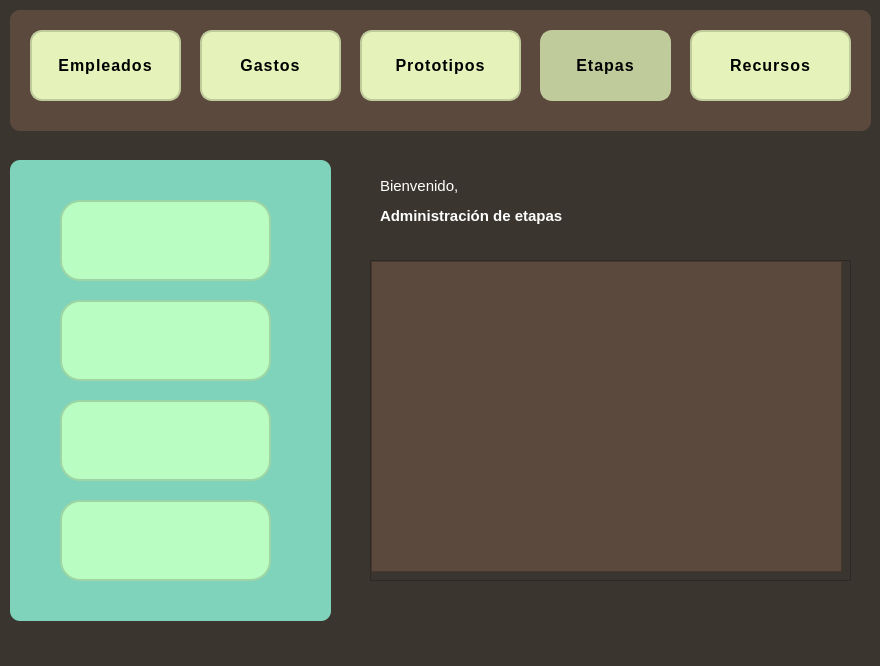
<?xml version="1.0" encoding="UTF-8"?>
<ui version="4.0">
 <class>MainWindow</class>
 <widget class="QMainWindow" name="MainWindow">
  <property name="geometry">
   <rect>
    <x>0</x>
    <y>0</y>
    <width>880</width>
    <height>666</height>
   </rect>
  </property>
  <property name="windowTitle">
   <string>MainWindow</string>
  </property>
  <property name="styleSheet">
   <string notr="true">color:white;
background-color: rgb(58, 53, 47);
</string>
  </property>
  <property name="labelUsuario" stdset="0">
   <string/>
  </property>
  <widget class="QWidget" name="centralwidget">
   <widget class="QLabel" name="label">
    <property name="geometry">
     <rect>
      <x>380</x>
      <y>200</y>
      <width>221</width>
      <height>31</height>
     </rect>
    </property>
    <property name="maximumSize">
     <size>
      <width>16777215</width>
      <height>31</height>
     </size>
    </property>
    <property name="styleSheet">
     <string notr="true">font: 15px;
font-family: 'Open Sans', Arial, sans-serif;
color: white;
font-weight: bold;</string>
    </property>
    <property name="text">
     <string>Administración de etapas</string>
    </property>
   </widget>
   <widget class="QFrame" name="frame">
    <property name="geometry">
     <rect>
      <x>10</x>
      <y>10</y>
      <width>861</width>
      <height>121</height>
     </rect>
    </property>
    <property name="styleSheet">
     <string notr="true">QFrame{
background-color: rgb(92, 73, 61);
border-radius: 10px;
}

QPushButton {
    background-color: #e5f3ba;
    border: 2px solid rgb(192, 203, 155);
    border-radius: 12px;
    padding: 12px 20px;
    font-family: 'Open Sans', Arial, sans-serif;
    font-size: 16px;
    font-weight: 600;
    letter-spacing: 1px;
    text-transform: uppercase;
}
QPushButton:hover {
    background-color:  rgb(192, 203, 155);
}
QPushButton:pressed {
    background-color: #e5f3ba;
}


</string>
    </property>
    <property name="frameShape">
     <enum>QFrame::StyledPanel</enum>
    </property>
    <property name="frameShadow">
     <enum>QFrame::Raised</enum>
    </property>
    <widget class="QPushButton" name="btnEmpleados">
     <property name="geometry">
      <rect>
       <x>20</x>
       <y>20</y>
       <width>151</width>
       <height>71</height>
      </rect>
     </property>
     <property name="styleSheet">
      <string notr="true">color:black;</string>
     </property>
     <property name="text">
      <string>Empleados</string>
     </property>
    </widget>
    <widget class="QPushButton" name="btnGastos">
     <property name="geometry">
      <rect>
       <x>190</x>
       <y>20</y>
       <width>141</width>
       <height>71</height>
      </rect>
     </property>
     <property name="styleSheet">
      <string notr="true">color:black;</string>
     </property>
     <property name="text">
      <string>Gastos</string>
     </property>
    </widget>
    <widget class="QPushButton" name="btnProto">
     <property name="geometry">
      <rect>
       <x>350</x>
       <y>20</y>
       <width>161</width>
       <height>71</height>
      </rect>
     </property>
     <property name="styleSheet">
      <string notr="true">color:black;</string>
     </property>
     <property name="text">
      <string>Prototipos</string>
     </property>
    </widget>
    <widget class="QPushButton" name="btnEtapas">
     <property name="geometry">
      <rect>
       <x>530</x>
       <y>20</y>
       <width>131</width>
       <height>71</height>
      </rect>
     </property>
     <property name="styleSheet">
      <string notr="true">background-color: rgb(192, 203, 155);
color:black;</string>
     </property>
     <property name="text">
      <string>Etapas</string>
     </property>
    </widget>
    <widget class="QPushButton" name="btnRecursos">
     <property name="geometry">
      <rect>
       <x>680</x>
       <y>20</y>
       <width>161</width>
       <height>71</height>
      </rect>
     </property>
     <property name="styleSheet">
      <string notr="true">color:black;</string>
     </property>
     <property name="text">
      <string>Recursos</string>
     </property>
    </widget>
   </widget>
   <widget class="QLabel" name="labelusu">
    <property name="geometry">
     <rect>
      <x>380</x>
      <y>170</y>
      <width>291</width>
      <height>31</height>
     </rect>
    </property>
    <property name="styleSheet">
     <string notr="true">font: 15px;
font-family: 'Open Sans', Arial, sans-serif;
color: white</string>
    </property>
    <property name="text">
     <string>Bienvenido,</string>
    </property>
   </widget>
   <widget class="QFrame" name="frame_2">
    <property name="geometry">
     <rect>
      <x>10</x>
      <y>160</y>
      <width>321</width>
      <height>461</height>
     </rect>
    </property>
    <property name="styleSheet">
     <string notr="true">QFrame{
background-color: #80d3bb;
border-radius: 10px;
}

QPushButton {
        background-color: #bafdc2;
        font-family: &quot;Arial&quot;;
        font-size: 14px;
        font-weight: bold; 
		border-radius: 20px;
		 border: 2px solid rgb(157, 213, 164);

}

QPushButton:hover {
    background-color: rgb(157, 213, 164);
}
QPushButton:pressed {
    background-color: rgb(0, 95, 0);
    border-color: rgb(0, 85, 0);
}
</string>
    </property>
    <property name="frameShape">
     <enum>QFrame::StyledPanel</enum>
    </property>
    <property name="frameShadow">
     <enum>QFrame::Raised</enum>
    </property>
    <widget class="QPushButton" name="btnAddEtapas">
     <property name="geometry">
      <rect>
       <x>50</x>
       <y>40</y>
       <width>211</width>
       <height>81</height>
      </rect>
     </property>
     <property name="cursor">
      <cursorShape>PointingHandCursor</cursorShape>
     </property>
     <property name="styleSheet">
      <string notr="true"/>
     </property>
     <property name="text">
      <string/>
     </property>
     <property name="icon">
      <iconset>
       <normaloff>imagenes/validacion.png</normaloff>imagenes/validacion.png</iconset>
     </property>
     <property name="iconSize">
      <size>
       <width>70</width>
       <height>70</height>
      </size>
     </property>
    </widget>
    <widget class="QPushButton" name="btnDelete">
     <property name="geometry">
      <rect>
       <x>50</x>
       <y>140</y>
       <width>211</width>
       <height>81</height>
      </rect>
     </property>
     <property name="cursor">
      <cursorShape>PointingHandCursor</cursorShape>
     </property>
     <property name="styleSheet">
      <string notr="true"/>
     </property>
     <property name="text">
      <string/>
     </property>
     <property name="icon">
      <iconset>
       <normaloff>imagenes/papel-arrugado.png</normaloff>imagenes/papel-arrugado.png</iconset>
     </property>
     <property name="iconSize">
      <size>
       <width>70</width>
       <height>70</height>
      </size>
     </property>
    </widget>
    <widget class="QPushButton" name="btnEdit">
     <property name="geometry">
      <rect>
       <x>50</x>
       <y>240</y>
       <width>211</width>
       <height>81</height>
      </rect>
     </property>
     <property name="cursor">
      <cursorShape>PointingHandCursor</cursorShape>
     </property>
     <property name="styleSheet">
      <string notr="true"/>
     </property>
     <property name="text">
      <string/>
     </property>
     <property name="icon">
      <iconset>
       <normaloff>imagenes/cuadernos.png</normaloff>imagenes/cuadernos.png</iconset>
     </property>
     <property name="iconSize">
      <size>
       <width>70</width>
       <height>70</height>
      </size>
     </property>
    </widget>
    <widget class="QPushButton" name="btninspect">
     <property name="geometry">
      <rect>
       <x>50</x>
       <y>340</y>
       <width>211</width>
       <height>81</height>
      </rect>
     </property>
     <property name="cursor">
      <cursorShape>PointingHandCursor</cursorShape>
     </property>
     <property name="text">
      <string/>
     </property>
     <property name="icon">
      <iconset>
       <normaloff>imagenes/etapas.png</normaloff>imagenes/etapas.png</iconset>
     </property>
     <property name="iconSize">
      <size>
       <width>70</width>
       <height>70</height>
      </size>
     </property>
    </widget>
   </widget>
   <widget class="QScrollArea" name="scrollArea_2">
    <property name="geometry">
     <rect>
      <x>370</x>
      <y>260</y>
      <width>481</width>
      <height>321</height>
     </rect>
    </property>
    <property name="widgetResizable">
     <bool>true</bool>
    </property>
    <widget class="QWidget" name="scrollAreaWidgetContents_2">
     <property name="geometry">
      <rect>
       <x>0</x>
       <y>0</y>
       <width>479</width>
       <height>319</height>
      </rect>
     </property>
     <widget class="QListWidget" name="listetapas">
      <property name="geometry">
       <rect>
        <x>0</x>
        <y>0</y>
        <width>471</width>
        <height>311</height>
       </rect>
      </property>
      <property name="styleSheet">
       <string notr="true">color: white;
background-color: rgb(92, 73, 61);</string>
      </property>
     </widget>
    </widget>
   </widget>
  </widget>
 </widget>
 <resources/>
 <connections/>
</ui>
